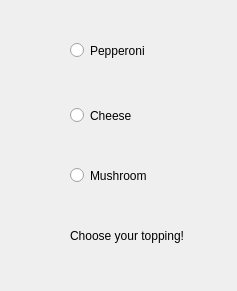
<?xml version="1.0" encoding="UTF-8"?>
<ui version="4.0">
 <class>MainWindow</class>
 <widget class="QMainWindow" name="MainWindow">
  <property name="geometry">
   <rect>
    <x>0</x>
    <y>0</y>
    <width>237</width>
    <height>291</height>
   </rect>
  </property>
  <property name="windowTitle">
   <string>MainWindow</string>
  </property>
  <widget class="QWidget" name="centralwidget">
   <widget class="QRadioButton" name="radioButton">
    <property name="geometry">
     <rect>
      <x>70</x>
      <y>40</y>
      <width>91</width>
      <height>21</height>
     </rect>
    </property>
    <property name="text">
     <string>Pepperoni</string>
    </property>
   </widget>
   <widget class="QRadioButton" name="radioButton_2">
    <property name="geometry">
     <rect>
      <x>70</x>
      <y>100</y>
      <width>101</width>
      <height>31</height>
     </rect>
    </property>
    <property name="text">
     <string>Cheese</string>
    </property>
   </widget>
   <widget class="QRadioButton" name="radioButton_3">
    <property name="geometry">
     <rect>
      <x>70</x>
      <y>160</y>
      <width>101</width>
      <height>31</height>
     </rect>
    </property>
    <property name="text">
     <string>Mushroom</string>
    </property>
   </widget>
   <widget class="QLabel" name="label">
    <property name="geometry">
     <rect>
      <x>70</x>
      <y>210</y>
      <width>141</width>
      <height>51</height>
     </rect>
    </property>
    <property name="text">
     <string>Choose your topping!</string>
    </property>
   </widget>
  </widget>
  <widget class="QMenuBar" name="menubar">
   <property name="geometry">
    <rect>
     <x>0</x>
     <y>0</y>
     <width>237</width>
     <height>21</height>
    </rect>
   </property>
  </widget>
 </widget>
 <resources/>
 <connections/>
</ui>
